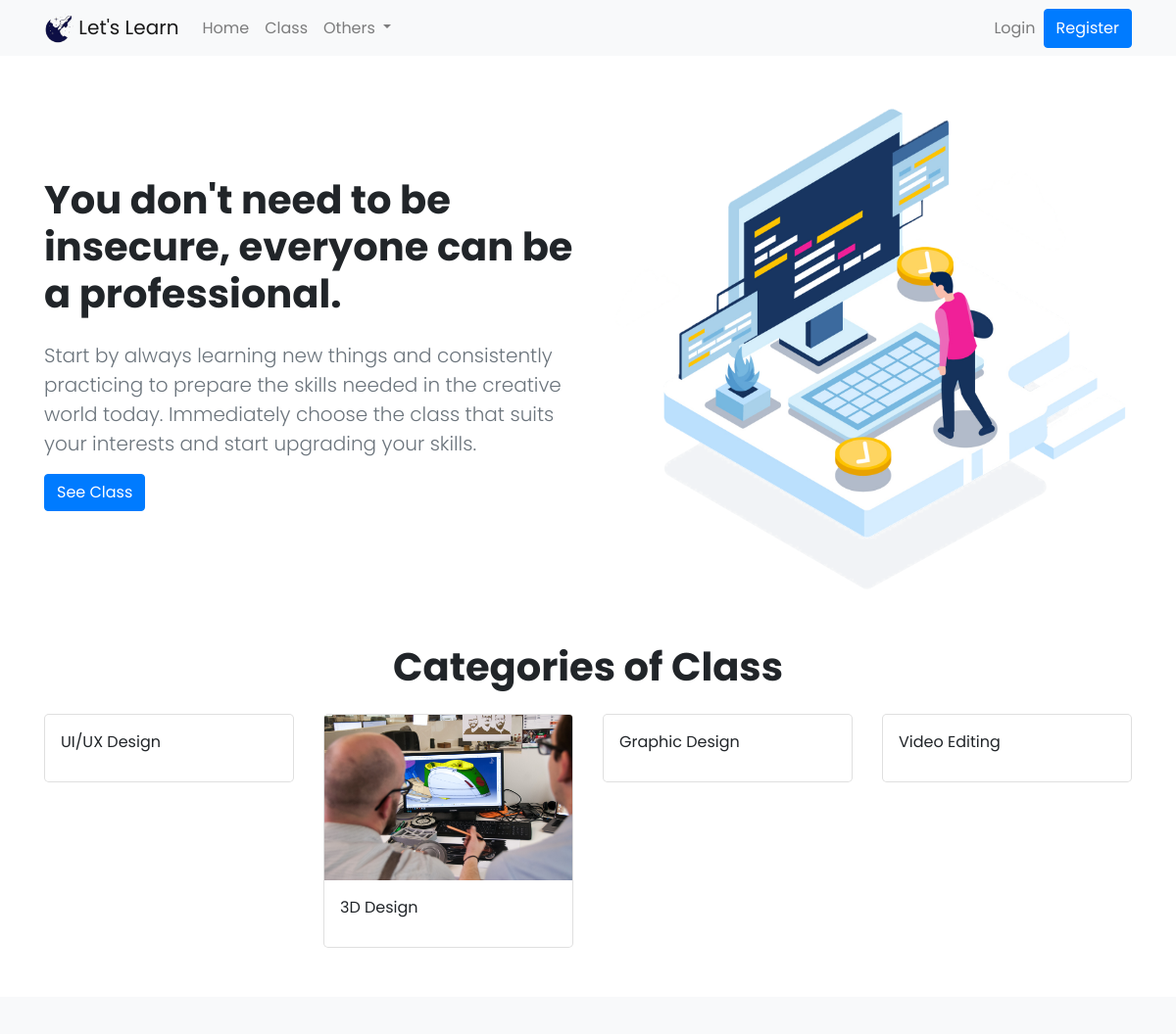
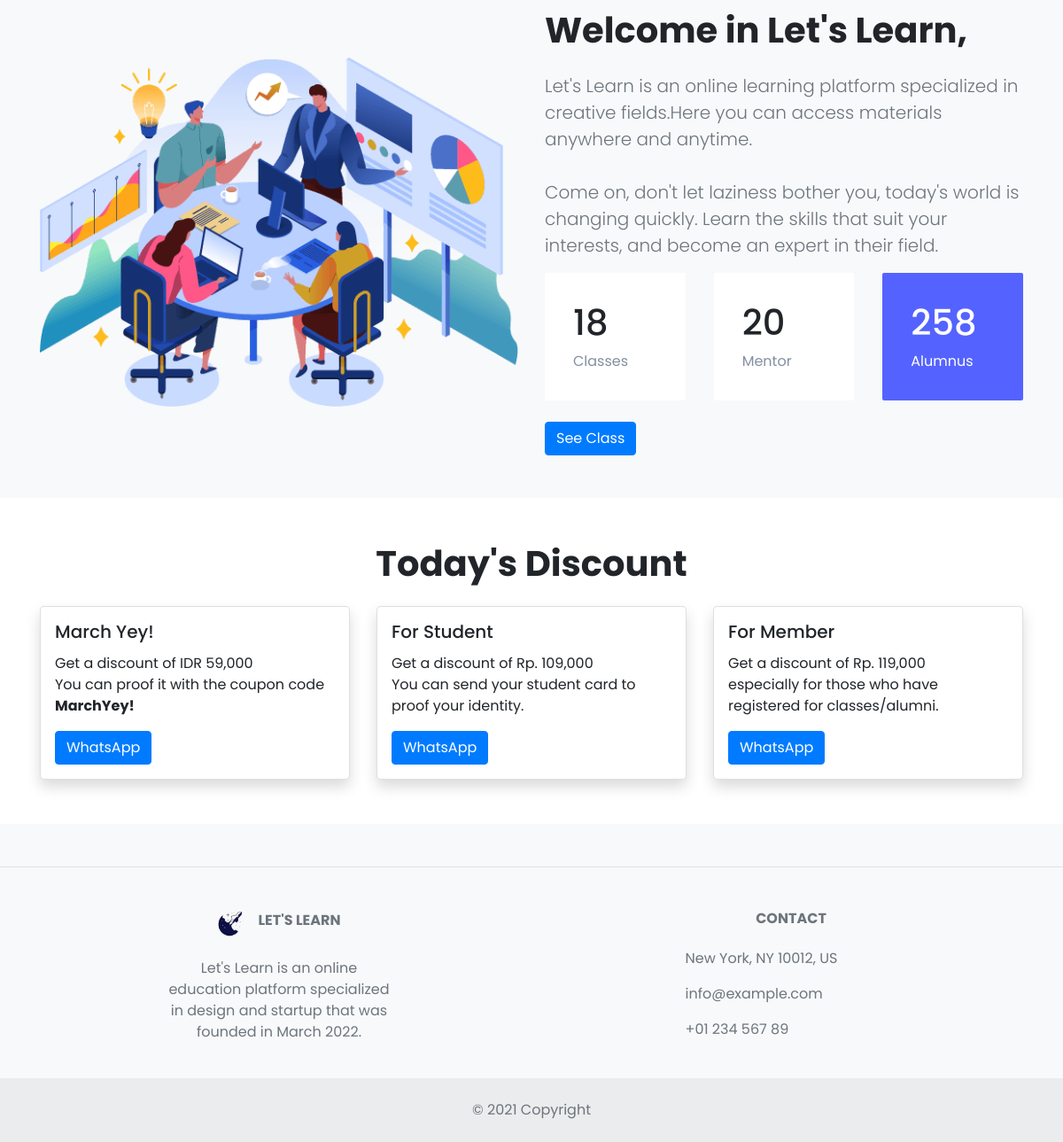
Screenshot of /front/index.php with the database file from the repository (2 pictures, top to bottom).
### tables this page shows
CREATE TABLE `kategori` (
  `id_kategori` int(11) NOT NULL,
  `kategori` text NOT NULL,
  `thumbnail` varchar(255) NOT NULL
);

### front/home.php (the view, shortened to what this page needs)
<div class="container">
    <div class="row align-items-center">
        <div class="col-md-6 text-md-start text-start py-6">
            <h1 class="mb-4 fs-9 fw-bold">You don't need to be insecure, everyone can be a professional.</h1>
            <p class="mb-6 lead text-secondary">Start by always learning new things and consistently practicing to
                prepare
                the skills needed in the creative world today. Immediately choose the class that suits your interests
                and
                start upgrading your skills.</p>
            <div class="text-start text-md-start"><a class="btn btn-primary" href="class.html" role="button"
                    id="btn-course">See Class</a></div>
        </div>
        <div class="col-md-6 text-end"><img class="pt-7 pt-md-0 img-fluid" src="../aset/img/gambar1.png" alt="" /></div>
    </div>
</div>
<section class="sub-content">
    <div class="container">
        <h1 class="fs-9 fw-bold mb-4 text-center"> Categories of Class</h1>
        <div class="row row-cols-1 row-cols-md-4 g-4">
            <?php
            include '../aset/lib/koneksi.php';
            $query = mysqli_query($koneksi, "SELECT * FROM kategori");
            foreach($query as $data){
            ?>
            <div class="col">
                <div class="card">
                    <img src="../aset/img/kategori/<?=$data['thumbnail']?>" class="card-img-top" alt="">
                    <div class="card-body">
                        <p class="card-title"><?= $data['kategori']?></p>
                    </div>
                </div>
            </div>
            <?php
            }
            ?>
        </div>
    </div>
</section>
<section class="sub-content bg-light">
    <div class="container-xxl py-5">
        <div class="container">
            <div class="row g-5 align-items-center">
                <div class="col-md-6 text-end"><img class="pt-7 pt-md-0 img-fluid" src="../aset/img/teamwork.png" />
                </div>
                <div class="col-lg-6">
                    <h1 class="mb-4 fs-9 fw-bold">Welcome in Let's Learn,</h1>
                    <p class="mb-6 lead text-secondary">Let's Learn is an online learning platform specialized in
                        creative fields.Here you can access materials anywhere and anytime.<br
                            class="d-none d-xl-block" /><br class="d-none d-xl-block" />Come on, don't let laziness
                        bother you, today's world is changing quickly. Learn the skills that suit your interests, and
                        become an expert in their field.</p>
                    <div class="cards">
                        <div class="card-single">
                            <div>
                                <h1>18</h1>
                                <span>Classes</span>
                            </div>
                        </div>
                        <div class="card-single">
                            <div>
                                <h1>20</h1>
                                <span>Mentor</span>
                            </div>
                        </div>
                        <div class="card-single">
                            <div>
                                <h1>258</h1>
                                <span>Alumnus</span>
                            </div>
                        </div>
                    </div>
                    <br class="d-none d-xl-block" />
                    <a class="btn btn-primary" href="class.html">See Class</a>
                </div>
            </div>
        </div>
    </div>
</section>
<section class="sub-content">
    <div class="container">
        <h1 class="fs-9 fw-bold mb-4 text-center">Today's Discount</h1>
        <div class="row row-cols-1 row-cols-md-3 g-4" id="promo">
            <div class="col">
                <div class="card shadow">
                    <div class="card-body">
                        <h5 class="card-title">March Yey!</h5>
                        <p class="card-text">Get a discount of IDR 59,000 <br class="d-none d-xl-block" /> You can proof it with the coupon code
                            <strong>MarchYey!</strong> </p>
                        <a href="#" class="btn btn-primary">WhatsApp</a>
                    </div>
                </div>
            </div>
            <div class="col">
                <div class="card shadow">
                    <div class="card-body">
                        <h5 class="card-title">For Student</h5>
                        <p class="card-text">Get a discount of Rp. 109,000 <br class="d-none d-xl-block" /> You can send your student card to proof your identity.</p>
                        <a href="#" class="btn btn-primary">WhatsApp</a>
                    </div>
                </div>
            </div>
            <div class="col">
                <div class="card shadow">
                    <div class="card-body">
                        <h5 class="card-title">For Member</h5>
                        <p class="card-text">Get a discount of Rp. 119,000 <br class="d-none d-xl-block" />especially for those who have registered for
                            classes/alumni.</p>
                        <a href="#" class="btn btn-primary">WhatsApp</a>
                    </div>
                </div>
            </div>
        </div>
    </div>
</section>

### aset/css/style.css (style rules this page uses)
:root { --main-color:#5463ff; --color-dark:#2537ff; --text-grey: #8390A2; }
* { padding: 0; margin: 0; box-sizing: border-box; list-style-type: none; text-decoration: none; font-family: 'Poppins', sans-serif; }
.cards { display: grid; grid-template-columns: repeat(3,1fr); grid-gap: 2rem; margin-top: 1rem; }
.card-single { display: flex; justify-content: space-between; background: #fff; padding: 2rem; border-radius: 2px; }
.card-single div:first-child span { color: var(--text-grey); }
.card-single:last-child { background: var(--main-color); }
.card-single:last-child div:last-child span, .card-single:last-child div:first-child span, .card-single:last-child h1 { color: #fff; }
.card { background: #fff; border-radius: 5px; }
.card-header, .card-body { padding: 1rem; }
.sub-content { margin-top: 50px; margin-bottom: 50px; }

### rows the page displays
kategori: kategori "UI/UX Design"
kategori: thumbnail (picture), kategori "3D Design"
kategori: kategori "Graphic Design"
kategori: kategori "Video Editing"
